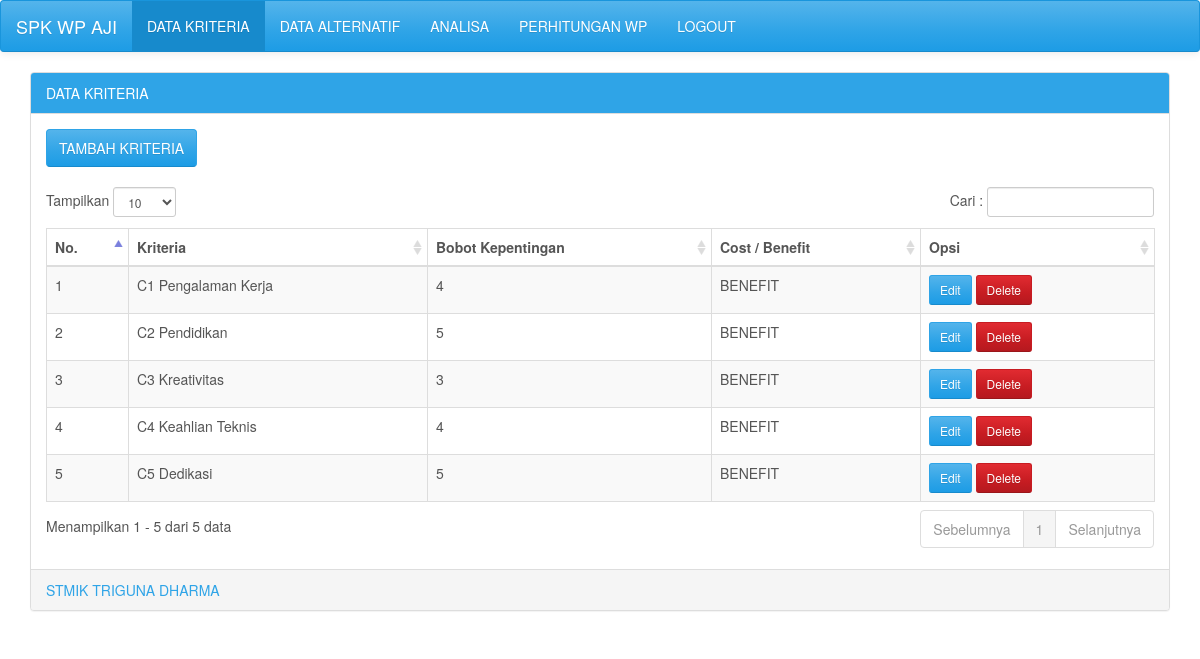
Page /kriteria.php on the committed database.
### tables this page shows
CREATE TABLE `kriteria` (
  `id_kriteria` varchar(20) NOT NULL,
  `kriteria` varchar(20) NOT NULL,
  `bobot` varchar(20) NOT NULL,
  `cost_benefit` varchar(20) NOT NULL
);

### kriteria.php (the view, shortened to what this page needs)
<?php
include('configdb.php');
?>
<!DOCTYPE html>
<html lang="en">
<head>
	<link href="ui/css/cerulean.min.css" rel="stylesheet">
	<link rel="stylesheet" type="text/css" href="ui/css/datatables/dataTables.bootstrap.css">
</head>
<body>
	<div id="wrapper">
		<nav class="navbar navbar-default">
			<div class="container-fluid">
				<div class="navbar-header">
					<a class="navbar-brand" href="#"><?php echo $_SESSION['judul']; ?></a>
				</div>
				<div id="navbar" class="navbar-collapse collapse">
					<ul class="nav navbar-nav">
						<li class="active"><a href="kriteria.php">DATA KRITERIA</a></li>
						<li><a href="alternatif.php">DATA ALTERNATIF</a></li>
						<li><a href="analisa.php">ANALISA</a></li>
						<li><a href="perhitungan.php">PERHITUNGAN WP</a></li>
						<li><a href="logout.php">LOGOUT</a></li>
					</ul>
				</div>
			</div>
		</nav>
		<div class="container">
			<div id="page-wrapper">
				<div class="row">
					<div class="col-lg-12">
						<div class="panel panel-primary">
							<div class="panel-heading">DATA KRITERIA</div>
							<?php
							$kriteria = $mysqli->query("select * from kriteria");
							?>
							<div class="panel-body table-responsive">
							<a class='btn btn-primary' href='add-kriteria.php'> TAMBAH KRITERIA</a><br /><br />
								<table id="example" class="table table-striped table-bordered" cellspacing="0" width="100%">
									<thead>
										<tr>
											<th>No.</th>
											<th>Kriteria</th>
											<th> Bobot Kepentingan</th>
											<th>Cost / Benefit</th>
											<th>Opsi</th>
										</tr>
									</thead>
									<tbody>
										<?php
										$i = 1;
										while ($row = $kriteria->fetch_assoc()) {
											echo '<tr>';
											echo '<td>' . $i++ . '</td>';
											echo '<td>' . ucwords($row["kriteria"]) . '</td>';
											echo '<td>' . $row["bobot"] . '</td>';
											echo '<td class="text-uppercase">' . $row["cost_benefit"] . '</td>';
											echo '<td>';
										?>
											<a href="edit-kriteria.php?id=<?php echo $row["id_kriteria"]; ?>" class="btn btn-primary btn-sm"><i class="fa fa-pencil"></i> Edit</a>
											<a href="del.php?id=<?php echo $row['id_kriteria']; ?>" onClick="return confirm('Menghapus data ke-<?php echo $i - 1; ?> kriteria <?php echo $row['kriteria']; ?> ?');" class="btn btn-danger btn-sm"><i class="fa fa-times"></i> Delete</a></td>
										<?php
											echo '</tr>';
										}
										?>
									</tbody>
								</table>
							</div>
							<div class="panel-footer text-primary"><?php echo $_SESSION['by']; ?><div class="pull-right"></div>
							</div>
						</div>
					</div>
				</div>
			</div>
		</div>
	</div>
</body>
</html>

### rows in the picture
kriteria: kriteria "C1 Pengalaman Kerja", bobot "4", cost_benefit "BENEFIT"
kriteria: kriteria "C2 Pendidikan", bobot "5", cost_benefit "BENEFIT"
kriteria: kriteria "C3 Kreativitas", bobot "3", cost_benefit "BENEFIT"
kriteria: kriteria "C4 Keahlian Teknis", bobot "4", cost_benefit "BENEFIT"
kriteria: kriteria "C5 Dedikasi", bobot "5", cost_benefit "BENEFIT"

### other values in the picture
$_SESSION['judul'] "SPK WP AJI"
$_SESSION['by'] "STMIK TRIGUNA DHARMA"
